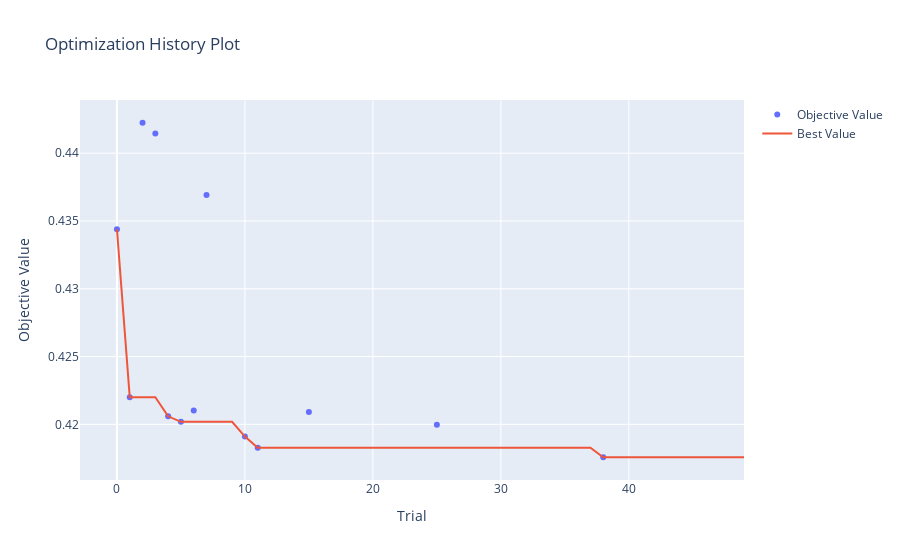

The code cell stored with this chart in its notebook:
### Code cell
ov.plot_optimization_history(AdaBoostRegressor_study)

### Figure 1 — Plotly figure (JSON) as saved in the notebook; plotly's stock layout.template omitted (floating-point values rounded to 4 significant figures)
{"data": [{"mode": "markers", "name": "Objective Value", "type": "scatter", "x": [0, 1, 2, 3, 4, 5, 6, 7, 10, 11, 15, 25, 38], "y": [0.4344, 0.422, 0.4422, 0.4415, 0.4206, 0.4202, 0.421, 0.4369, 0.4191, 0.4183, 0.4209, 0.42, 0.4176]}, {"mode": "lines", "name": "Best Value", "type": "scatter", "x": [0, 1, 2, 3, 4, 5, 6, 7, 8, 9, 10, 11, 12, 13, 14, 15, 16, 17, 18, 19, 20, 21, 22, 23, 24, 25, 26, 27, 28, 29, 30, 31, 32, 33, 34, 35, 36, 37, 38, 39, 40, 41, 42, 43, 44, 45, 46, 47, 48, 49], "y": [0.4344, 0.422, 0.422, 0.422, 0.4206, 0.4202, 0.4202, 0.4202, 0.4202, 0.4202, 0.4191, 0.4183, 0.4183, 0.4183, 0.4183, 0.4183, 0.4183, 0.4183, 0.4183, 0.4183, 0.4183, 0.4183, 0.4183, 0.4183, 0.4183, 0.4183, 0.4183, 0.4183, 0.4183, 0.4183, 0.4183, 0.4183, 0.4183, 0.4183, 0.4183, 0.4183, 0.4183, 0.4183, 0.4176, 0.4176, 0.4176, 0.4176, 0.4176, 0.4176, 0.4176, 0.4176, 0.4176, 0.4176, 0.4176, 0.4176]}, {"marker": {"color": "#cccccc"}, "mode": "markers", "name": "Infeasible Trial", "showlegend": false, "type": "scatter", "x": [], "y": []}], "layout": {"title": {"text": "Optimization History Plot"}, "xaxis": {"title": {"text": "Trial"}}, "yaxis": {"title": {"text": "Objective Value"}}}}
